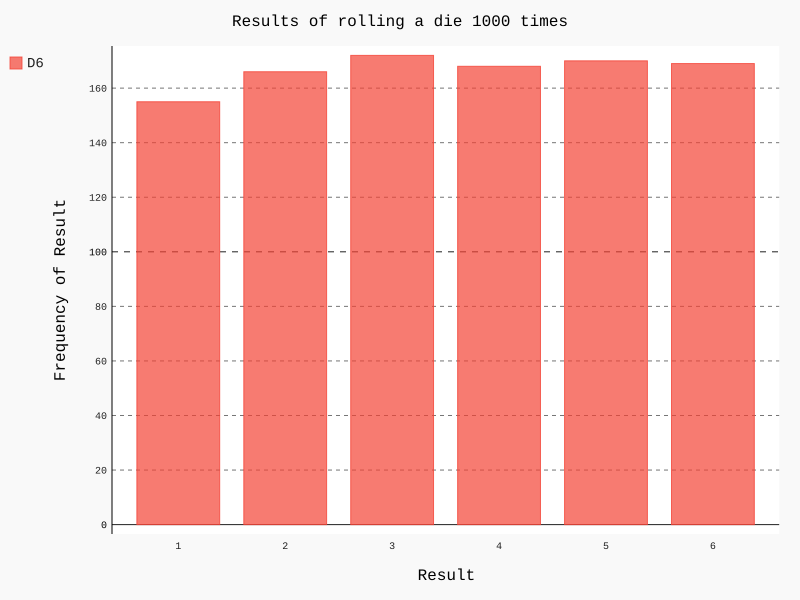

Source code (Python):
from die import Die
import pygal

# 创建一个骰子
die = Die()
# 掷骰子, 并储存结果
results = []
for roll_num in range(1000):
    result = die.roll()
    results.append(result)

# 分析results
frequencies = []
for value in range(1, die.num_sides+1):
    frequency = results.count(value)
    frequencies.append(frequency)
print(frequencies)

# 可视化frequencies
# 创建条形图实例,储存在hist中
hist = pygal.Bar()

hist.title = "Results of rolling a die 1000 times"
hist.x_labels = ["1", "2", "3", "4", "5", "6"]
hist.x_title = "Result"
hist.y_title = "Frequency of Result"

# 向hist传递要给添加的值指定的标签，还有一个列表，其中包含将出现在图表中的值
hist.add("D6", frequencies)
# 将这个图表渲染为一个SVG文件， 这种文件的扩展名必须为.svg。
# 最简单的方式是使用Web浏览器查看svg文件
hist.render_to_file("die_visual.svg")
# Pygal让这个图表具有交互性： 如果你将鼠标指向该图表中的任何条形， 将看到与之相关联的数据
